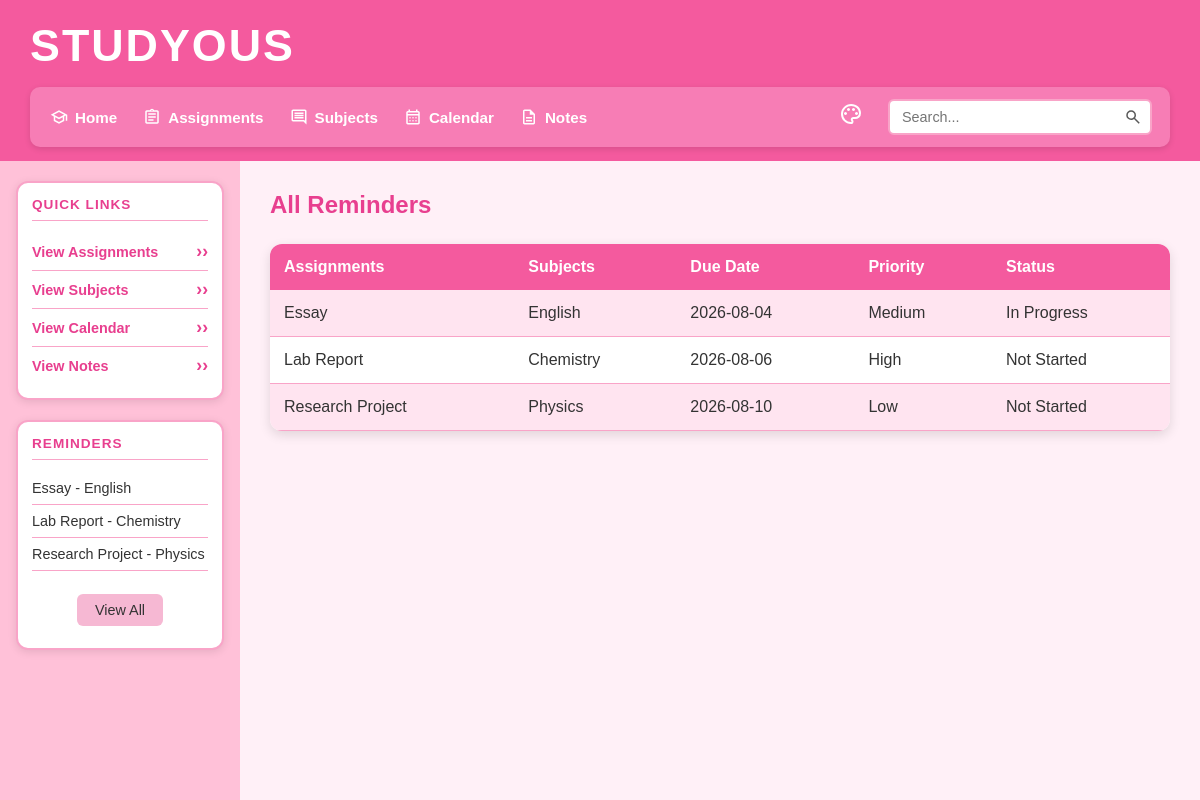
/reminders, run on an earlier commit of the app's database.
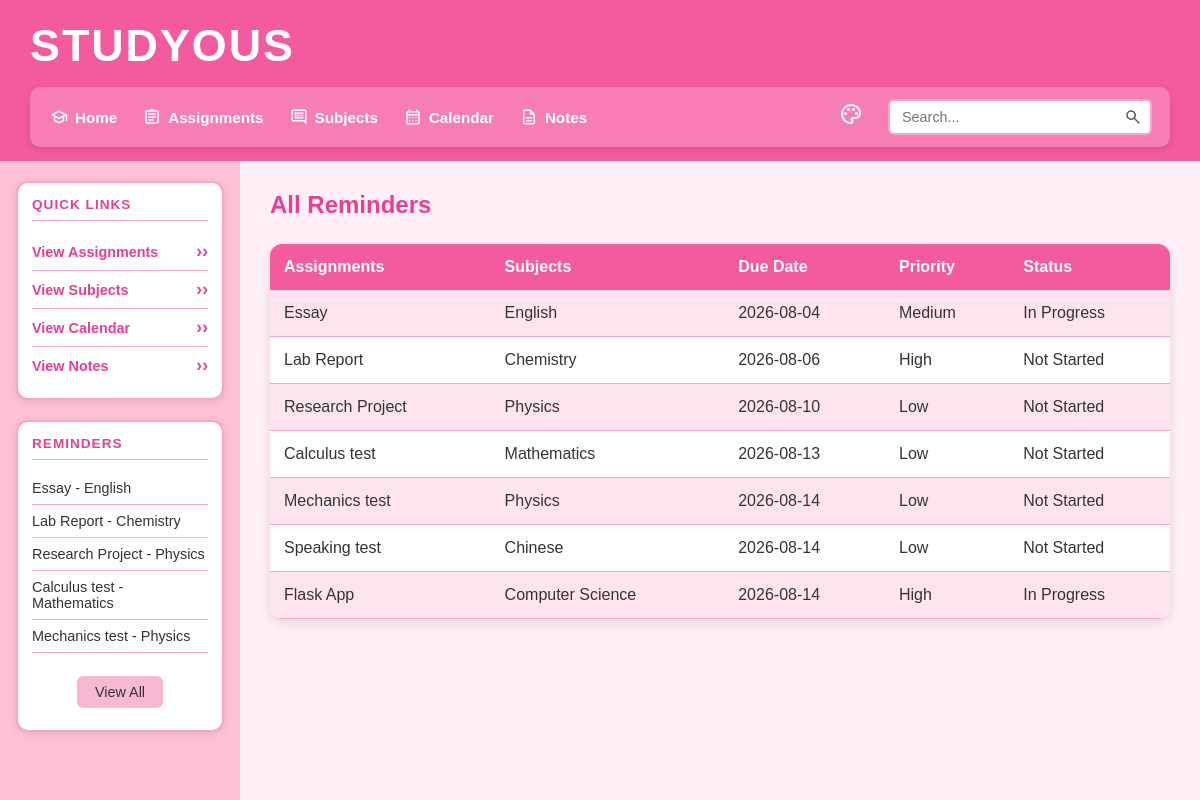
And on a later commit of the database.
### tables this page shows
CREATE TABLE assignments (id INTEGER PRIMARY KEY AUTOINCREMENT, subject_id INTEGER REFERENCES subjects (id) NOT NULL, user_id INTEGER REFERENCES users (id) NOT NULL, assignment_name TEXT NOT NULL, due_date TEXT (19) NOT NULL, priority TEXT NOT NULL CHECK ((priority IN ('Low', 'Medium', 'High'))), status TEXT (25) DEFAULT ('Not Started'), notes TEXT, created_at TEXT (19));

CREATE TABLE subjects (id INTEGER PRIMARY KEY AUTOINCREMENT, subject_name TEXT NOT NULL UNIQUE, teacher_name TEXT NOT NULL, room TEXT, credits INTEGER CHECK ((credits > 0)));

### main.py (the view)
@app.route("/reminders")
def reminders():
    assignment_id = request.args.get("id", type=int)
    sort = request.args.get("sort", "due_date")
    order = request.args.get("order", "asc")
    allowed_sorts = [
        "assignment_name",
        "subject_name",
        "due_date",
        "priority",
        "status",
    ]
    if sort not in allowed_sorts:
        sort = "due_date"
    new_order = "desc" if order == "asc" else "asc"
    if assignment_id:
        row = get_reminder_by_id(assignment_id)
        reminder_list = [row] if row else []
        page_title = "Reminder"
    else:
        reminder_list = get_assignments(sort, order, incomplete_only=True)
        page_title = "All Reminders"
    return render_template(
        "reminders.html",
        all_reminders=reminder_list,
        order=new_order,
        page_title=page_title,
    )

### main.py (called while the page is built)
def create_connection(db_file):
    try:
        connection = sqlite3.connect(db_file)
        return connection
    except Error as e:
        print(e)
    return None

def get_reminders():
    query = """
        SELECT assignments.id,
               assignments.assignment_name,
               subjects.subject_name,
               assignments.due_date,
               assignments.priority,
               assignments.status
        FROM assignments
        JOIN subjects
        ON assignments.subject_id = subjects.id
        WHERE assignments.status != 'Completed'
        ORDER BY assignments.due_date ASC
        LIMIT 5
    """
    con = create_connection(DATABASE)
    cur = con.cursor()
    cur.execute(query)
    rows = cur.fetchall()
    con.close()
    return rows

@app.context_processor
def inject_reminders():
    return {"reminders": get_reminders()}

### templates/reminders.html
{% extends "base.html" %}
{% block main %}
<h1 class="page-title">{{ page_title }}</h1>
{% set reminder_id = request.args.get('id') %}
<table>
    <tbody>
        <tr>
            <th scope="col">
                <a href="/reminders?id={{ reminder_id }}&sort=assignment_name&order={{ order }}">
                    Assignments
                </a>
            </th>
            <th scope="col">
                <a href="/reminders?id={{ reminder_id }}&sort=subject_name&order={{ order }}">
                    Subjects
                </a>
            </th>
            <th scope="col">
                <a href="/reminders?id={{ reminder_id }}&sort=due_date&order={{ order }}">
                    Due Date
                </a>
            </th>
            <th scope="col">
                <a href="/reminders?id={{ reminder_id }}&sort=priority&order={{ order }}">
                    Priority
                </a>
            </th>
            <th scope="col">
                <a href="/reminders?id={{ reminder_id }}&sort=status&order={{ order }}">
                    Status
                </a>
            </th>
        </tr>
        {% for row in all_reminders %}
        <tr>
            <td>{{ row[0] }}</td>
            <td>{{ row[1] }}</td>
            <td>{{ row[2] }}</td>
            <td>{{ row[3] }}</td>
            <td>{{ row[4] }}</td>
        </tr>
        {% else %}
        <tr>
            <td colspan="5">No upcoming reminders.</td>
        </tr>
        {% endfor %}
    </tbody>
</table>
{% endblock %}

### templates/base.html (shortened to what this page needs)
<!DOCTYPE html>
<html lang="en">
<head>
    <link type="text/css" rel="stylesheet" href="/static/css/style.css">
</head>
<body class="theme-{{ request.cookies.get('theme', 'pink') }}">
    <header class="top-header">
        <h1 class="site-title">Studyous</h1>
        <div class="header-row">
            <div class="nav-bar">
                <nav class="main-nav">
                    <ul>
                        <li>
                            <a href="/">
                                <img src="/static/images/home.svg" alt="Home" class="nav-icon">
                                Home
                            </a>
                        </li>
                        <li>
                            <a href="/assignments">
                                <img src="/static/images/assignments.svg" alt="Assignments" class="nav-icon">
                                Assignments
                            </a>
                        </li>
                        <li>
                            <a href="/subjects">
                                <img src="/static/images/subjects.svg" alt="Subjects" class="nav-icon">
                                Subjects
                            </a>
                        </li>
                        <li>
                            <a href="/calendar">
                                <img src="/static/images/calendar.svg" alt="Calendar" class="nav-icon">
                                Calendar
                            </a>
                        </li>
                        <li>
                            <a href="/notes">
                                <img src="/static/images/notes.svg" alt="Notes" class="nav-icon">
                                Notes
                            </a>
                        </li>
                    </ul>
                </nav>
                <div class="theme-menu">
                    <span class="theme-icon">
                    </span>
                </div>
                <form class="search-form" method="POST" action="/search">
                    <div class="search-box">
                        <input type="text" name="search" id="search" placeholder="Search...">
                        <button type="submit" class="search-button" aria-label="Search">
                        </button>
                    </div>
                </form>
            </div>
        </div>
    </header>
    <div class="body-container">
        <aside class="sidebar">
            <section class="sidebar-box">
                <h2>Quick Links</h2>
                <ul class="quick-links">
                    <li>
                        <a href="/assignments">View Assignments</a>
                    </li>
                    <li>
                        <a href="/subjects">View Subjects</a>
                    </li>
                    <li>
                        <a href="/calendar">View Calendar</a>
                    </li>
                    <li>
                        <a href="/notes">View Notes</a>
                    </li>
                </ul>
            </section>
            <section class="sidebar-box">
                <h2>Reminders</h2>
                <ul class="reminders">
                    {% for reminder in reminders %}
                    <li>
                        <a href="/reminders?id={{ reminder[0] }}">
                            {{ reminder[1] }} - {{ reminder[2] }}
                        </a>
                    </li>
                    {% endfor %}
                    <li>
                        <a href="/reminders" class="view-all-button">
                            View All
                        </a>
                    </li>
                </ul>
            </section>
        </aside>
        <main>
            {% block main %}{% endblock %}
        </main>
    </div>
</body>
</html>

What changed in the data, as far as the page shows it:
added assignments: assignment_name "Calculus test", subject_name "Mathematics", due_date "2026-08-13", priority "Low", status "Not Started"
added assignments: assignment_name "Mechanics test", subject_name "Physics", due_date "2026-08-14", priority "Low", status "Not Started"
added assignments: assignment_name "Speaking test", subject_name "Chinese", due_date "2026-08-14", priority "Low", status "Not Started", shown under "All Reminders"
added assignments: assignment_name "Flask App", subject_name "Computer Science", due_date "2026-08-14", priority "High", status "In Progress", shown under "All Reminders"
